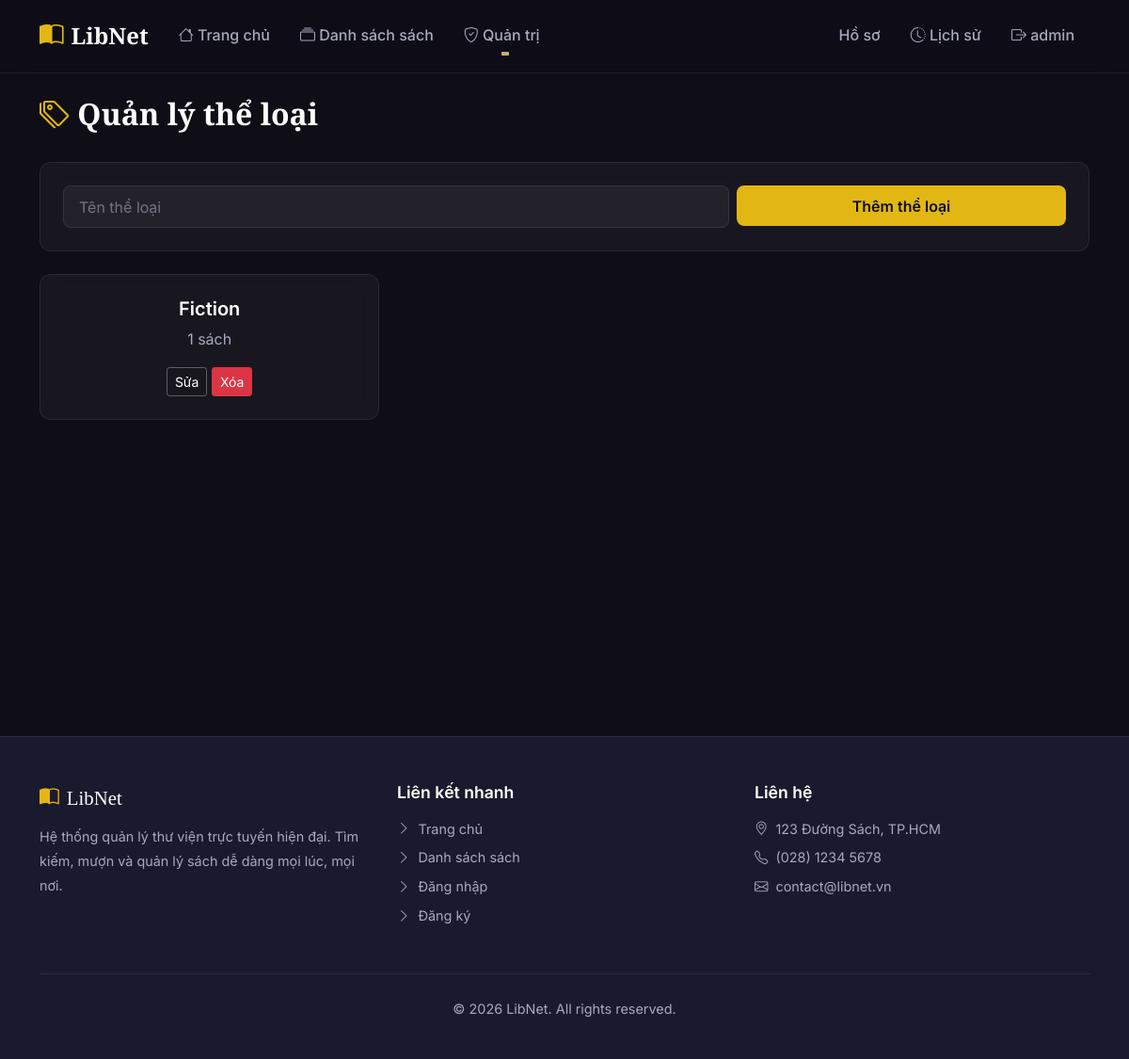
Page /admin/categories (signed in) on the committed database.
### app/models.py (models this page shows)
class User(UserMixin, db.Model):
    id = db.Column(db.Integer, primary_key=True)
    username = db.Column(db.String(150), unique=True, nullable=False)
    password = db.Column(db.String(150), nullable=False) # Will store MD5 hashes (vulnerable)
    role = db.Column(db.String(50), default='user') # 'admin' or 'user'
    avatar = db.Column(db.String(255), default='default.svg')
    full_name = db.Column(db.String(150), nullable=True)
    email = db.Column(db.String(150), nullable=True)

class Category(db.Model):
    id = db.Column(db.Integer, primary_key=True)
    name = db.Column(db.String(100), unique=True, nullable=False)
    books = db.relationship('Book', backref='category', lazy=True)

### app/admin/routes.py (the view, shortened to what this page needs)
@bp.route('/categories', methods=['GET', 'POST'])
@login_required
@admin_required
def categories():
    cats = Category.query.order_by(Category.id.asc()).all()
    return render_template('admin/categories.html', categories=cats)

### app/templates/admin/categories.html (shortened to what this page needs)
{% extends 'base.html' %}
{% block content %}
<div class="container py-4">
    <div class="section-title">
        <h2><i class="bi bi-tags text-accent"></i> Quản lý thể loại</h2>
    </div>
    <div class="glass-card p-4 mb-4">
        <form method="POST" class="row g-2">
            <div class="col-md-8">
                <input type="text" name="name" class="form-control" placeholder="Tên thể loại" required>
            </div>
            <div class="col-md-4">
                <button type="submit" class="btn btn-accent w-100">Thêm thể loại</button>
            </div>
        </form>
    </div>
    <div class="row g-3">
        {% for c in categories %}
        <div class="col-md-4">
            <div class="glass-card category-card">
                <h5>{{ c.name }}</h5>
                <p class="text-secondary">{{ c.books|length }} sách</p>
                <button class="btn btn-outline-light btn-sm" data-bs-toggle="modal" data-bs-target="#editCat{{ c.id }}">Sửa</button>
                <form action="{{ url_for('admin.delete_category', cat_id=c.id) }}" method="POST" class="d-inline" onsubmit="return confirm('Xóa thể loại này?');">
                    <button type="submit" class="btn btn-sm btn-danger">Xóa</button>
                </form>
            </div>
        </div>
        {% else %}
        <div class="empty-state">
            <i class="bi bi-tags"></i>
            <p>Chưa có thể loại nào</p>
        </div>
        {% endfor %}
    </div>
</div>
{% endblock %}

### app/templates/base.html (shortened to what this page needs)
<!DOCTYPE html>
<html lang="vi">
<head>
    <link href="https://cdn.jsdelivr.net/npm/bootstrap@5.1.3/dist/css/bootstrap.min.css" rel="stylesheet">
    <link href="https://cdn.jsdelivr.net/npm/bootstrap-icons@1.10.0/font/bootstrap-icons.css" rel="stylesheet">
    <link href="{{ url_for('static', filename='css/style.css') }}" rel="stylesheet">
</head>
<body>
    <nav class="navbar navbar-expand-lg navbar-custom">
        <div class="container">
            <a class="navbar-brand" href="{{ url_for('main.index') }}">
                <i class="bi bi-book-half"></i> LibNet
            </a>
            <div class="collapse navbar-collapse" id="navMain">
                <ul class="navbar-nav me-auto">
                    <li class="nav-item">
                        <a class="nav-link" href="{{ url_for('main.index') }}">
                            <i class="bi bi-house"></i> Trang chủ
                        </a>
                    </li>
                    <li class="nav-item">
                        <a class="nav-link" href="{{ url_for('main.books') }}">
                            <i class="bi bi-collection"></i> Danh sách sách
                        </a>
                    </li>
                    {% if current_user.is_authenticated and current_user.role == 'admin' %}
                    <li class="nav-item dropdown">
                        <a class="nav-link dropdown-toggle" href="#" id="adminDropdown" role="button" data-bs-toggle="dropdown">
                            <i class="bi bi-shield-check"></i> Quản trị
                        </a>
                    </li>
                    {% endif %}
                </ul>
                <ul class="navbar-nav ms-auto">
                    {% if current_user.is_authenticated %}
                    <li class="nav-item">
                        <a class="nav-link" href="{{ url_for('user.profile') }}">
                            Hồ sơ
                        </a>
                    </li>
                    <li class="nav-item">
                        <a class="nav-link" href="{{ url_for('user.borrow_history') }}">
                            <i class="bi bi-clock-history"></i> Lịch sử
                        </a>
                    </li>
                    <li class="nav-item">
                        <a class="nav-link" href="{{ url_for('auth.logout') }}">
                            <i class="bi bi-box-arrow-right"></i> {{ current_user.username }}
                        </a>
                    </li>
                    {% endif %}
                </ul>
            </div>
        </div>
    </nav>
    <main class="main-content">
        {% block content %}{% endblock %}
    </main>
    <footer class="footer">
        <div class="container">
            <div class="row">
                <div class="col-lg-4 col-md-6 mb-4 mb-lg-0">
                    <div class="footer-brand">
                        <i class="bi bi-book-half"></i> LibNet
                    </div>
                    <p>Hệ thống quản lý thư viện trực tuyến hiện đại. Tìm kiếm, mượn và quản lý sách dễ dàng mọi lúc, mọi nơi.</p>
                </div>
                <div class="col-lg-4 col-md-6 mb-4 mb-lg-0">
                    <h5>Liên kết nhanh</h5>
                    <ul class="footer-links">
                        <li><a href="{{ url_for('main.index') }}"><i class="bi bi-chevron-right"></i> Trang chủ</a></li>
                        <li><a href="{{ url_for('main.books') }}"><i class="bi bi-chevron-right"></i> Danh sách sách</a></li>
                        <li><a href="{{ url_for('auth.login') }}"><i class="bi bi-chevron-right"></i> Đăng nhập</a></li>
                        <li><a href="{{ url_for('auth.register') }}"><i class="bi bi-chevron-right"></i> Đăng ký</a></li>
                    </ul>
                </div>
                <div class="col-lg-4 col-md-6">
                    <h5>Liên hệ</h5>
                    <ul class="footer-links">
                        <li><a href="#"><i class="bi bi-geo-alt"></i> 123 Đường Sách, TP.HCM</a></li>
                        <li><a href="#"><i class="bi bi-telephone"></i> (028) 1234 5678</a></li>
                        <li><a href="#"><i class="bi bi-envelope"></i> contact@libnet.vn</a></li>
                    </ul>
                </div>
            </div>
            <div class="footer-bottom">
                <p>&copy; 2026 LibNet. All rights reserved.</p>
            </div>
        </div>
    </footer>
</body>
</html>

### app/static/css/style.css (style rules this page uses)
:root { --bg-primary: #0f0e17; --bg-secondary: #1a1a2e; --bg-tertiary: #16213e; --bg-card: rgba(255, 255, 255, 0.04); --bg-card-hover: rgba(255, 255, 255, 0.08); --text-primary: #fffffe; --text-secondary: #a7a9be; --accent: #e2b714; --accent-hover: #f0c838; --accent-glow: rgba(226, 183, 20, 0.3); --success: #2cb67d; --danger: #e74c3c; --info: #3498db; --warning: #f39c12; --border-color: rgba(255, 255, 255, 0.08); --border-glow: rgba(255, 255, 255, 0.15); --radius-sm: 8px; --radius-md: 12px; --radius-lg: 16px; --radius-xl: 24px; --shadow: 0 8px 32px rgba(0, 0, 0, 0.3); --shadow-hover: 0 12px 40px rgba(0, 0, 0, 0.5); --transition: all 0.3s cubic-bezier(0.4, 0, 0.2, 1); --font-body: 'Inter', -apple-system, BlinkMacSystemFont, sans-serif; --font-heading: 'Playfair Display', Georgia, serif; }
* { margin: 0; padding: 0; box-sizing: border-box; }
html { scroll-behavior: smooth; }
body { font-family: var(--font-body); background: var(--bg-primary); color: var(--text-primary); line-height: 1.6; min-height: 100vh; overflow-x: hidden; }
h1, h2, h3 { font-family: var(--font-heading); font-weight: 700; }
h4, h5, h6 { font-family: var(--font-body); font-weight: 600; }
a { color: var(--accent); text-decoration: none; transition: var(--transition); }
.navbar-custom { background: rgba(15, 14, 23, 0.85); backdrop-filter: blur(20px); -webkit-backdrop-filter: blur(20px); border-bottom: 1px solid var(--border-color); padding: 0.8rem 0; position: sticky; top: 0; z-index: 1030; transition: var(--transition); }
.navbar-custom .navbar-brand { font-family: var(--font-heading); font-weight: 700; font-size: 1.5rem; color: var(--text-primary) !important; display: flex; align-items: center; gap: 0.5rem; }
.navbar-custom .navbar-brand i { color: var(--accent); font-size: 1.6rem; }
.navbar-custom .nav-link { color: var(--text-secondary) !important; font-weight: 500; padding: 0.5rem 1rem !important; border-radius: var(--radius-sm); transition: var(--transition); position: relative; }
.navbar-custom .nav-link::after { content: ''; position: absolute; bottom: 0; left: 50%; transform: translateX(-50%); width: 0; height: 2px; background: var(--accent); transition: var(--transition); border-radius: 1px; }
.main-content { min-height: calc(100vh - 160px); padding-bottom: 3rem; }
.glass-card { background: var(--bg-card); border: 1px solid var(--border-color); border-radius: var(--radius-md); backdrop-filter: blur(10px); -webkit-backdrop-filter: blur(10px); padding: 1.5rem; transition: var(--transition); }
.form-control, .form-select { background: rgba(255, 255, 255, 0.05); border: 1px solid var(--border-color); color: var(--text-primary); border-radius: var(--radius-sm); padding: 0.6rem 1rem; transition: var(--transition); }
.form-control::placeholder { color: var(--text-secondary); opacity: 0.6; }
.btn-accent { background: var(--accent); color: var(--bg-primary); border: none; font-weight: 600; border-radius: var(--radius-sm); padding: 0.6rem 1.5rem; transition: var(--transition); }
.btn-outline-light { border-color: rgba(255,255,255,0.3); color: var(--text-primary); }
.footer { background: var(--bg-secondary); border-top: 1px solid var(--border-color); padding: 3rem 0 1.5rem; margin-top: 4rem; }
.footer h5 { color: var(--text-primary); margin-bottom: 1rem; font-size: 1.1rem; }
.footer p, .footer a { color: var(--text-secondary); font-size: 0.9rem; line-height: 1.8; }
.footer-links { list-style: none; padding: 0; }
.footer-links li { margin-bottom: 0.3rem; }
.footer-links a { display: flex; align-items: center; gap: 0.5rem; }
.footer-bottom { border-top: 1px solid var(--border-color); padding-top: 1.5rem; margin-top: 2rem; text-align: center; color: var(--text-secondary); font-size: 0.85rem; }
.footer-brand { font-family: var(--font-heading); font-size: 1.3rem; color: var(--text-primary); display: flex; align-items: center; gap: 0.5rem; margin-bottom: 0.75rem; }
.footer-brand i { color: var(--accent); }
.section-title { display: flex; align-items: center; gap: 0.75rem; margin-bottom: 2rem; }
.section-title h2 { margin-bottom: 0; }
.text-accent { color: var(--accent) !important; }
.text-secondary { color: var(--text-secondary) !important; }
.category-card { text-align: center; padding: 1.5rem; }
.category-card h5 { color: var(--text-primary); margin-bottom: 0.5rem; }

### rows in the picture
User: username "admin"
Category: name "Fiction", books|length "1"
